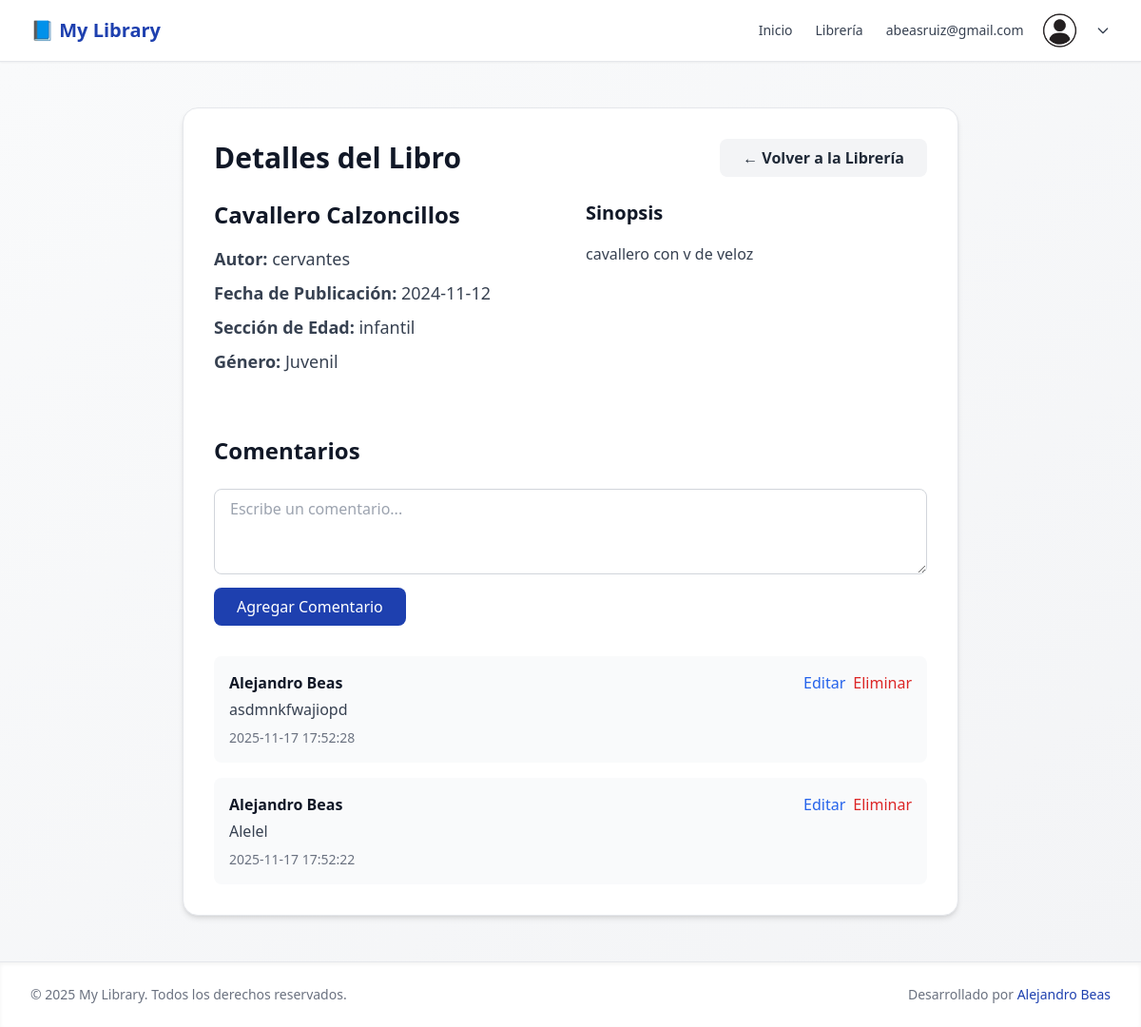
Page /view-book/10 (signed in) on the committed database.
### tables this page shows
CREATE TABLE books (
	id INTEGER NOT NULL PRIMARY KEY AUTOINCREMENT,
	title TEXT NOT NULL,
	author TEXT,
	publish_date TEXT
, sinopsis varchar(45) default NULL, Etiqueta varchar(45) default NULL, genres TEXT NOT NULL);

CREATE TABLE comments (
    id INTEGER PRIMARY KEY AUTOINCREMENT,
    book_id INTEGER NOT NULL,
    user_id INTEGER NOT NULL,
    comment TEXT NOT NULL,
    created_at DATETIME DEFAULT CURRENT_TIMESTAMP,
    updated_at DATETIME DEFAULT CURRENT_TIMESTAMP,
    FOREIGN KEY (book_id) REFERENCES books(id),
    FOREIGN KEY (user_id) REFERENCES users(id)
);

CREATE TABLE users (
    id INTEGER PRIMARY KEY AUTOINCREMENT,
    email VARCHAR(255) UNIQUE NOT NULL,
    password VARCHAR(255) NOT NULL,
    created_at DATETIME DEFAULT CURRENT_TIMESTAMP
, name varchar(45), EtiquetaEdad varchar(45), Preferencias varchar(45));

### controllers/view-bookcontroller.php (called while the page is built, shortened)
<?php
$params = $_GET['params'] ?? [];
$id = $params[0] ?? null;
require_once __DIR__ . '/../models/books.php';
require_once __DIR__ . '/../models/functions.php';
$book = getBookById($db, $id);
$comments = getCommentsByBookId($db, $id);
include __DIR__ . '/../views/book_detail.view.php';

### models/books.php (called while the page is built, shortened)
<?php
function getBookById($db, $id) {
    try {
        $stmt = $db->prepare("SELECT * FROM books WHERE id = ?");
        $stmt->execute([$id]);
        return $stmt->fetch(PDO::FETCH_ASSOC);
    } catch (PDOException $e) {
        error_log("Error getting book by ID: " . $e->getMessage());
        return false;
    }
}

### models/functions.php (called while the page is built, shortened)
<?php
function getCommentsByBookId($db, $bookId) {
    try {
        $stmt = $db->prepare("
            SELECT c.id, c.comment, c.created_at, c.user_id, u.name AS username
            FROM comments c
            JOIN users u ON c.user_id = u.id
            WHERE c.book_id = ?
            ORDER BY c.created_at DESC
        ");
        $stmt->execute([$bookId]);
        return $stmt->fetchAll(PDO::FETCH_ASSOC);
    } catch (PDOException $e) {
        error_log("Error getting comments: " . $e->getMessage());
        return [];
    }
}

### views/book_detail.view.php (the view, shortened to what this page needs)
<?php include 'partials/header.view.php'; ?>
<main class="flex-1 bg-gradient-to-br from-gray-50 to-gray-100 py-12">
    <div class="max-w-4xl mx-auto px-6 sm:px-8 lg:px-10">
        <div class="bg-white rounded-2xl shadow-md p-8 border border-gray-200">
            <div class="flex justify-between items-center mb-6">
                <h1 class="text-3xl font-bold text-gray-900">Detalles del Libro</h1>
                <a href="/books" class="bg-gray-100 text-gray-800 py-2 px-6 rounded-lg hover:bg-gray-200 font-semibold">
                    ← Volver a la Librería
                </a>
            </div>
            <?php if ($book): ?>
                <div class="grid grid-cols-1 md:grid-cols-2 gap-8">
                    <div>
                        <h2 class="text-2xl font-semibold text-gray-900 mb-4"><?= htmlspecialchars($book['title']) ?></h2>
                        <p class="text-lg text-gray-700 mb-2"><strong>Autor:</strong> <?= htmlspecialchars($book['author']) ?></p>
                        <p class="text-lg text-gray-700 mb-2"><strong>Fecha de Publicación:</strong> <?= htmlspecialchars($book['publish_date']) ?></p>
                        <p class="text-lg text-gray-700 mb-2"><strong>Sección de Edad:</strong> <?= htmlspecialchars($book['Etiqueta']) ?></p>
                        <p class="text-lg text-gray-700 mb-4"><strong>Género:</strong> <?= htmlspecialchars($book['genres']) ?></p>
                    </div>
                    <div>
                        <h3 class="text-xl font-semibold text-gray-900 mb-4">Sinopsis</h3>
                        <p class="text-gray-700 leading-relaxed"><?= nl2br(htmlspecialchars($book['sinopsis'])) ?></p>
                    </div>
                </div>
<div class="mt-12">
    <h2 class="text-2xl font-bold text-gray-900 mb-6">Comentarios</h2>
    <form method="POST" action="/add-comment" class="mb-8">
        <textarea name="comment" rows="3" required
                  class="w-full px-4 py-2 border border-gray-300 rounded-lg focus:ring-2 focus:ring-primary focus:border-primary"
                  placeholder="Escribe un comentario..."></textarea>
        <button type="submit" class="mt-2 bg-primary text-white px-6 py-2 rounded-lg hover:bg-red-700">
            Agregar Comentario
        </button>
    </form>
    <?php if (!empty($comments)): ?>
        <div class="space-y-4">
            <?php foreach ($comments as $comment): ?>
                <div class="bg-gray-50 p-4 rounded-lg">
                    <div class="flex justify-between items-start">
                        <div>
                            <p class="font-semibold text-gray-900"><?= htmlspecialchars($comment['username']) ?></p>
                            <p class="text-gray-700 mt-1"><?= nl2br(htmlspecialchars($comment['comment'])) ?></p>
                            <p class="text-sm text-gray-500 mt-2"><?= htmlspecialchars($comment['created_at']) ?></p>
                        </div>
                        <?php if ($comment['user_id'] == $_SESSION['user']['id']): ?>
                            <div class="flex space-x-2">
                                <button onclick="editComment(<?= $comment['id'] ?>, '<?= addslashes($comment['comment']) ?>')"
                                        class="text-blue-600 hover:text-blue-900">Editar</button>
                                <form method="POST" action="/delete-comment" class="inline" onsubmit="return confirm('¿Eliminar comentario?')">
                                    <button type="submit" class="text-red-600 hover:text-red-900">Eliminar</button>
                                </form>
                            </div>
                        <?php endif; ?>
                    </div>
                </div>
            <?php endforeach; ?>
        </div>
    <?php else: ?>
        <p class="text-gray-500">No hay comentarios aún. ¡Sé el primero en comentar!</p>
    <?php endif; ?>
</div>
            <?php else: ?>
                <p class="text-red-600">Libro no encontrado.</p>
            <?php endif; ?>
        </div>
    </div>
</main>
<?php include 'partials/footer.view.php'; ?>

### views/partials/header.view.php (style rules this page uses)
.bg-primary { background-color: #1e40af; }

### rows in the picture
books: title "Cavallero Calzoncillos", author "cervantes", publish_date "2024-11-12", Etiqueta "infantil", genres "Juvenil", sinopsis "cavallero con v de veloz"
comments: user.name "Alejandro Beas", comment "asdmnkfwajiopd", created_at "2025-11-17 17:52:28"
comments: user.name "Alejandro Beas", comment "Alelel", created_at "2025-11-17 17:52:22"

### other values in the picture
$_SESSION['user']['email'] "abeasruiz@gmail.com"
APP_NAME "My Library"
